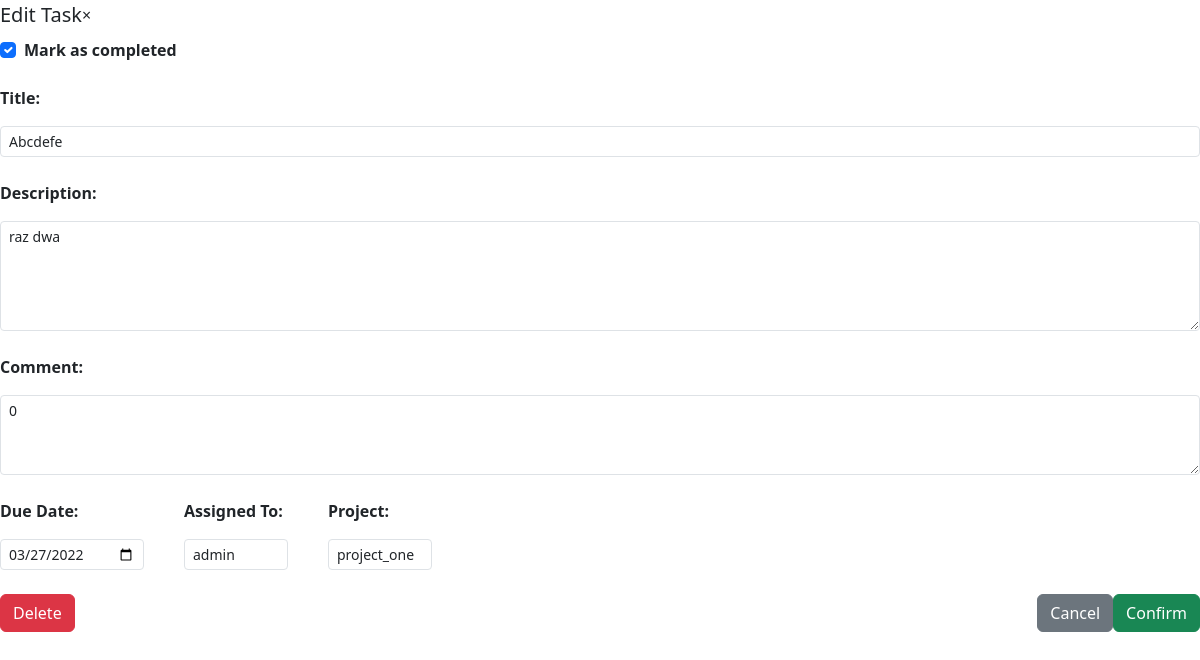
Page /edit_task/2/ (signed in) on the committed database.
### todo_apps/models.py (models this page shows, shortened)
class Task(models.Model):
    text_title = models.CharField(max_length=200)
    text_desc = models.TextField(max_length=10000, blank=True, null=True,)
    date_added = models.DateTimeField(auto_now_add=True)
    owner = models.ForeignKey(User, on_delete=models.CASCADE)
    comment = models.TextField(max_length=10000, blank=True, null=True)
    date_due = models.DateField()
    status = models.BooleanField(default=False)
    project = models.ForeignKey(Project, on_delete=models.CASCADE, blank=True, null=True)

### todo_apps/views.py (the view, shortened to what this page needs)
# urls.py: path('edit_task/<int:task_id>/', views.edit_task, name="edit_task"),
@login_required
def edit_task(request, task_id):
    task = Task.objects.get(id=task_id)
    if request.method != 'POST':
        form = TaskForm(instance=task)
    context = {'task': task, "form": form}
    return render(request, 'todo_apps/edit_task.html', context)

### todo_apps/forms.py
class TaskForm(forms.ModelForm):
    class Meta:
        model = Task
        fields = ['text_title', 'text_desc', 'comment', 'date_due', 'owner', 'status', 'project']
        labels = {'text_title': 'Title', 'text_desc': 'Description', 'comment': 'Comment', 'date_due': 'Due date', 'owner': 'Owner', 'status': 'Status', 'project': 'Project'}

### todo_apps/models.py (called while the page is built)
    def __str__(self):
        return self.project_title

### todo_apps/templates/todo_apps/edit_task.html (shortened to what this page needs)
{% load bootstrap5 %}
{% bootstrap_css %}
{% load widget_tweaks %}
    <form hx-post="{% url 'todo_apps:edit_task'  task.id %}">
        <div class="modal-header">
          <h5 class="modal-title">Edit Task</h5>
          <span class="close">&times;</span>
        </div>
        <div class="modal-body overflow-auto pb-4">
          <div class="form-check mt-2">
            <strong>Mark as completed</strong>
            {% render_field form.status|attr:"type:checkbox" class="form-check-input" id="flexCheckDefault" %}
          </div>
            <div class="form-group mt-4">
              <strong>Title: </strong>
              {% render_field form.text_title class="form-control mt-3 form-control-sm" style="max-height: 150px;" %}
            </div>
            <div class="form-group mt-4">
              <strong>Description: </strong>
              {% render_field form.text_desc class="form-control mt-3 form-control-sm" style="max-height: 110px;" %}
            </div>
            <div class="form-group mt-4">
              <strong>Comment: </strong>
              {% render_field form.comment class="form-control mt-3 form-control-sm" style="max-height: 80px;" %}
            </div>
            <div class="d-flex bd-highlight">
            <div class="form-group mt-4 bd-highlight">
              <strong>Due Date: </strong>
              {% render_field form.date_due|attr:"type:date" class="form-control mt-3 form-control-sm" style="max-width: 150px;" %}
            </div>
            <div class="form-group mt-4 bd-highlight" style="margin-left: 2.5rem;">
              <strong>Assigned To: </strong>
              {% render_field form.owner|attr:"select" class="form-control mt-3 form-control-sm" %}
            </div>
            {% if request.user.is_superuser %}
            <div class="form-group mt-4 bd-highlight" style="margin-left: 2.5rem;">
              <strong>Project: </strong>
              {% render_field form.project|attr:"select" class="form-control mt-3 form-control-sm" %}
            </div>
            {% endif %}
            </div>
        </div>
        <div class="modal-footer d-flex bd-highlight">
            <div class="flex-grow-1 bd-highlight">
                <button class="btn btn-danger" id="delete-task" hx-post="{% url 'todo_apps:delete_task' task.id %}">Delete</button>
            </div>
            <div class="bd-highlight">
                <button class="d-inline btn btn-secondary" id="cancel-task">Cancel</button>
            </div>
            <div class="bd-highlight">
                <button class="d-inline btn btn-success" id="save-edit-task" type="submit">Confirm</button>
            </div>
        </div>
      </form>

### rows in the picture
Task: status "☑", text_title "Abcdefe", text_desc "raz dwa", comment "0", date_due "03/27/2022", owner "admin", project "project_one"
